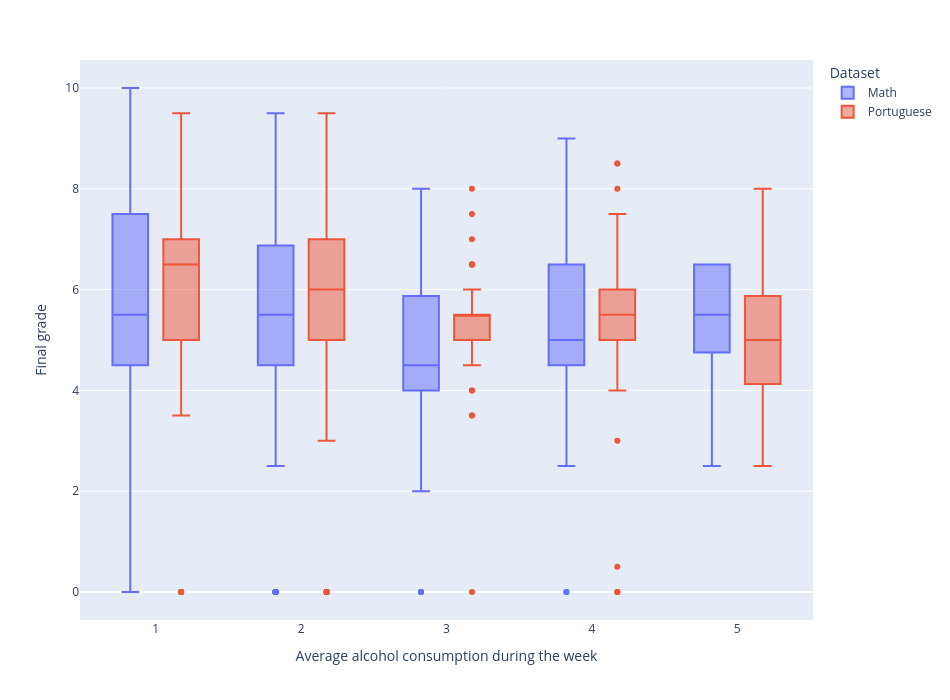

The notebook cell saved with this chart:
### Code cell
# Alcoholscore berekenen
df3_mat["Alcohol"] = ((df3_mat["Dalc"] + df3_mat["Walc"]) / 2).round()
df3_por["Alcohol"] = ((df3_por["Dalc"] + df3_por["Walc"]) / 2).round()

# Dataset-label toevoegen
mat = df3_mat.copy()
mat["Dataset"] = "Math"

por = df3_por.copy()
por["Dataset"] = "Portuguese"

# Samenvoegen
df_all = pd.concat([mat, por], ignore_index=True)

fig = px.box(
    df_all,
    x="Alcohol",
    y="G3",
    color="Dataset",
    labels={
        "Alcohol": "Average alcohol consumption during the week",
        "G3": "Final grade"
    },
)

fig.update_layout(
    width=950,
    height=700
)

fig.show(config={"displayModeBar": False})

### Figure 1 — Plotly figure (JSON) as saved in the notebook; plotly's stock layout.template omitted (floating-point values rounded to 4 significant figures; data arrays with more than 128 entries replaced by an {"elided": "..."} marker saying what was removed)
{"data": [{"alignmentgroup": "True", "hovertemplate": "Dataset=Math<br>Average alcohol consumption during the week=%{x}<br>Final grade=%{y}<extra></extra>", "legendgroup": "Math", "marker": {"color": "#636efa"}, "name": "Math", "notched": false, "offsetgroup": "Math", "orientation": "v", "showlegend": true, "type": "box", "x": {"elided": "395 float values"}, "x0": " ", "xaxis": "x", "y": {"elided": "395 float values"}, "y0": " ", "yaxis": "y"}, {"alignmentgroup": "True", "hovertemplate": "Dataset=Portuguese<br>Average alcohol consumption during the week=%{x}<br>Final grade=%{y}<extra></extra>", "legendgroup": "Portuguese", "marker": {"color": "#EF553B"}, "name": "Portuguese", "notched": false, "offsetgroup": "Portuguese", "orientation": "v", "showlegend": true, "type": "box", "x": {"elided": "649 float values"}, "x0": " ", "xaxis": "x", "y": {"elided": "649 float values"}, "y0": " ", "yaxis": "y"}], "layout": {"boxmode": "group", "height": 700, "legend": {"title": {"text": "Dataset"}, "tracegroupgap": 0}, "margin": {"t": 60}, "width": 950, "xaxis": {"anchor": "y", "domain": [0, 1], "title": {"text": "Average alcohol consumption during the week"}}, "yaxis": {"anchor": "x", "domain": [0, 1], "title": {"text": "Final grade"}}}}
